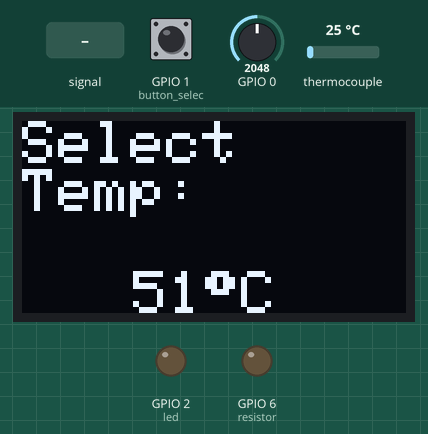
The sketch below on a simulated ESP32-S3. Shown: 128×64 one-colour display, output pins drawn as LEDs (lit = HIGH). The inputs (shaded band) are chosen by the test bench; at power-on: GPIO 1 (button_selec) HIGH, GPIO 0 = 2048, thermocouple 25 °C. What the sketch prints to the serial monitor is not drawn.

Above: at 2.0 s.
2.1 s: GPIO 1 (button_selec) pulled LOW for 3.2 s
At 3.0 s:
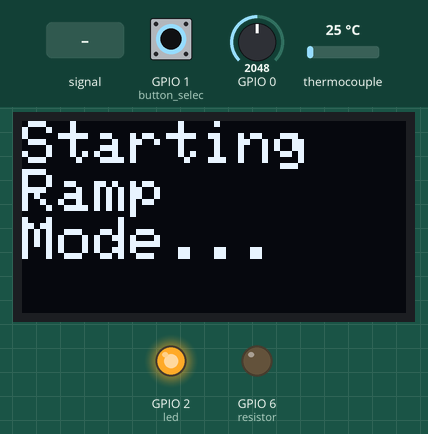
8.1 s: GPIO 0 fed a 2 Hz sine of ±1228 counts around its level
At 9.03 s:
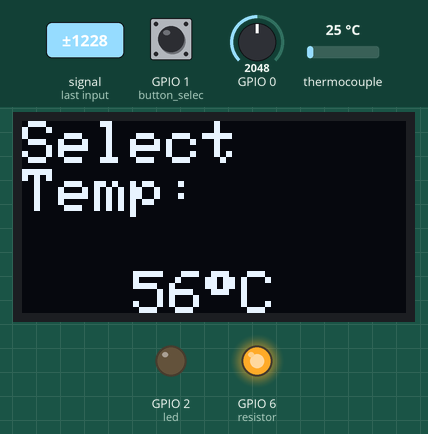
11.1 s: GPIO 0 set to 2866
At 12.1 s:
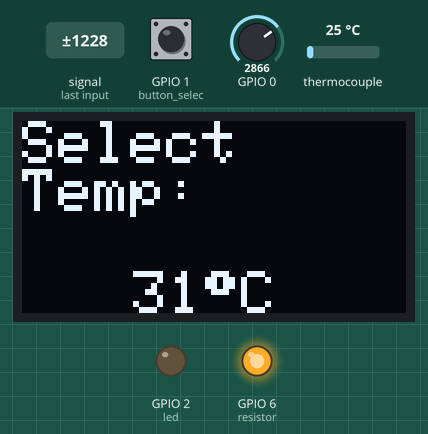
12.9 s: GPIO 1 (button_selec) pulled LOW for 1 s
At 16.4 s:
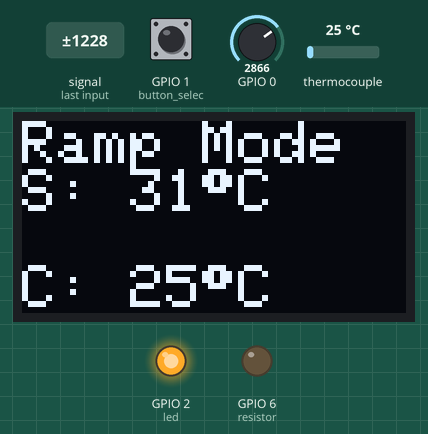
16.9 s: thermocouple set to 75 °C
At 18.1 s:
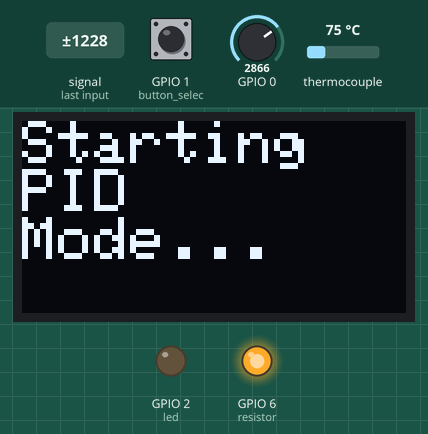
Timing chart, 0 to 40.7 s (numbered marks = the images above; inputs shaded):
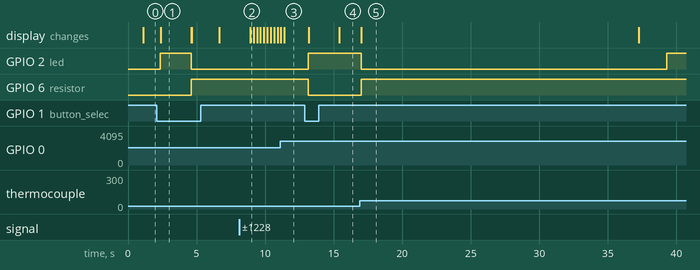

The sketch:

PID_Aram_Rev0.ino
```cpp
// Librarys
#include <Arduino.h>
#include <FunctionalInterrupt.h>
#include <Wire.h>
#include <Adafruit_GFX.h>
#include <Adafruit_SSD1306.h>
#include "max6675.h"

// Global constants
#define mean_times      2000              // Number of values used to calculate the mean
#define pot_read        0                 // Analog pin for the potentiometer
#define led             2                 // Led pin
#define button_selec    1                 // Selection button pin
#define deb_delay       50                // Debounce time (ms)
#define thermo_SO       5                 // MAX6675 SO pin
#define thermo_CS       3                 // MAX6675 CS pin
#define thermo_SCK      4                 // MAX6675 SCK pin
#define resistor        6                 // Resistor relay pin
#define pwm_res         8                 // PWM resolution (bits) 2^8 = 256
#define pwm_freq        30                // PWM frequency (Hz)
#define refresh_rate    200               // Program refresh rate (ms)
#define kp              2.5               // Proporcional error constant
#define ki              0.06              // Integration error constant
#define kd              0.8               // Differentiation error constant
#define tau             0.02              // Low pass filter constant
#define pid_i_lim_max   5                 // Maximum limit of the integrator
#define pid_i_lim_min   -5                // Minimum limit of the integrator
#define pid_lim_max     18                // Maximum limit of PID calculation
#define pid_lim_min     0                 // Minimum limit of PID calculation
#define SCREEN_WIDTH    128               // OLED display width, in pixels
#define SCREEN_HEIGHT   64                // OLED display height, in pixels
#define OLED_RESET      0                // Reset pin # (or -1 if sharing Arduino reset pin)
#define SCREEN_ADDRESS  0x3C              //< See datasheet for Address; 0x3D for 128x64, 0x3C for 128x32

// Global variables
float temp_selec_cal = 0;                 // Temperature (Celsius) for calculations selected by user
float temp_cal = 0;                       // Temperature (Celsius) for calculations provided by sensor
float last_temp_cal = 0;                  // Last Temperature (Celsius) provided by sensor
float pid_error = 0;                      // PID error
float last_pid_error = 0;                 // Last PID error
float pid_p = 0;                          // Proporcional error
float pid_i = 0;                          // Integration error
float pid_d = 0;                          // Differentiation error
float pid_out = 0;                        // Sum of PID error parts
int temp_selec_display = 0;               // Temperature (Celsius) for display selected by user
int temp_display = 0;                     // Temperature (Celsius) for display provided by sensor
int selec_mode = 0;                       // Mode selection
int led_count = 0;                        // Led counter blink
bool led_state = LOW;                     // Led state
bool button_selec_state = HIGH;           // Selection button state
bool button_selec_last_state = HIGH;      // Last selection button state
unsigned long last_deb_time = 0;          // Last time the output pin was toggled

// Functions declaration
float set_temp(int analog_port);
bool debounce(int button, bool button_state, bool button_last_state, int debounce_delay);
void button_selec_press(int press_time);
void temp_selec_mode(void);
void ramp_mode(void);
void pid_mode(void);
//void ARDUINO_ISR_ATTR isr();

// External devices initialization
MAX6675 thermocouple(thermo_SCK, thermo_CS, thermo_SO);
Adafruit_SSD1306 display(SCREEN_WIDTH, SCREEN_HEIGHT, &Wire, OLED_RESET);

// Setup routine
void setup() {

  // Initialize serial communication at 115200 bits per second
  Serial.begin(115200);

  // initialize oled display
  display.begin(SSD1306_SWITCHCAPVCC, SCREEN_ADDRESS);
  delay(100);
  display.clearDisplay();
  display.setTextSize(2);
  display.setTextColor(WHITE,BLACK);
  display.display();
  delay(100);

  // Start interruption on button_selec
  //attachInterrupt(button_selec, isr, FALLING);

  // Set frequency and bit resolution for the PWM
  ledcAttach(resistor, pwm_freq, pwm_res);

  // Initialize led as an OUTPUT and LOW
  pinMode(led, OUTPUT);
  digitalWrite(led, led_state);

  //  Initialize selection button as an input and enable the internal pull-up resistor
  pinMode(button_selec, INPUT_PULLUP);

  // Wait for all devices stabilize
  delay(refresh_rate * 3);

} // End of setup routine

// Loop routine
void loop(){

  switch (selec_mode){

    case 0:

      temp_selec_mode();
      break;

    case 1:

      ramp_mode();
      break;

    case 3:

      pid_mode();
      break;

  }

} // End of loop routine

// #1 - Temperature selection
float set_temp(int analog_port){

  int i = 0;
  float temp = 0;

  while(i <= mean_times){

    // Read the input on analog pin A0:
    int sensorValue = analogRead(analog_port);
    // Convert the analog reading (which goes from 0 - 4095) to a voltage (0 - 3.3V):
    float voltage = sensorValue * (3.3 / 4095);
    // Map the voltage across the temperature range using the following formula:
    // output = (input_value - input_min) * (output_max - output_min) / (input_max - input_min) + output_min
    float value_c = (voltage - 0) * (0 - 100) / (3.3 - 0) + 100;
    // Sum for mean calculation
    temp = temp + value_c;

    i++;

  }

  // Return the mean calculation
  return temp / mean_times;

} // End of function #1

// #2 - Debounce routine
bool debounce(int button, bool button_state, bool button_last_state, int debounce_delay){

  // Read the state of the button into a local variable
  bool read = digitalRead(button);

  // Check if the button changed status, due to noise or pressing
  if (read != button_last_state) {

    // Reset the debouncing timer
    last_deb_time = millis();

  }

  // Check if the reading has been present longer than the rebound delay.
  if ((millis() - last_deb_time) > debounce_delay) {

    // Check if the button state has changed
    if (read != button_state) {

      button_state = read;

    }
  }

  // Return the button state after debounce routine
  return button_state;

} // End of function #2

// #3 - Check selection button state
void button_selec_press(int press_time){

  // Read the state of the selection button and do a debounce routine (need to keep the button pressed for deb_delay+press_time to update)
  button_selec_state = debounce(button_selec, button_selec_state, button_selec_last_state, (deb_delay + press_time));
  // Save the reading of the last selection button state
  button_selec_last_state = digitalRead(button_selec);

} // End of function #3

// #4 - Temperature selection mode
void temp_selec_mode(void){

  // Stop interruption on button_selec
  //detachInterrupt(button_selec);

  // Set temperature from the potentiometer + correction
  temp_selec_cal = set_temp(pot_read) + 0.6;

  // Temperature limits
  if (temp_selec_cal > 100){

      temp_selec_cal = 100;

  }
  else if (temp_selec_cal <= 0.61){

    temp_selec_cal -= 0.6;

  }

  temp_selec_display = round(temp_selec_cal);

  Serial.print("Select Temperature: ");
  Serial.print(temp_selec_cal);
  Serial.println("°C");

  //Clear dislpay and print text
  display.clearDisplay();
  display.setCursor(0,0);
  display.println("Select");
  display.println("Temp:");
  display.setCursor(37,50);
  display.print(temp_selec_display);
  display.print((char)247);
  display.print("C");

  // Display the image
  display.display();

  // Read the state of the selection button with debounce
  button_selec_press(0);

  // Check if selection button has been pressed and switch to PID mode
  if(!button_selec_state){

    // Turn on led and resistor
    digitalWrite(led, !led_state);
    analogWrite(resistor, 0);
    led_count = 0;

    // Change mode and force button to HIGH to prevent error
    selec_mode = 1;
    button_selec_state = HIGH;

    Serial.println("Starting Temperature Ramp Up...");

    //Clear dislpay and print text
    display.clearDisplay();
    display.setCursor(0,0);
    display.println("Starting");
    display.println("Ramp");
    display.println("Mode...");

    // Display the image
    display.display();

    delay(refresh_rate * 10);

  }

} // End of function #4

// #5 - Ramp up mode
void ramp_mode(void){

  delay(refresh_rate);

  // Start interruption on button_selec
  //attachInterrupt(button_selec, isr, FALLING);

  // Get temperature from sensor
  temp_cal = thermocouple.readCelsius();
  temp_display = round(temp_cal);

  Serial.print("Temperature Selected: ");
  Serial.print(temp_selec_display);
  Serial.println("°C");

  Serial.print("Water Temperature = ");
  Serial.print(temp_display);
  Serial.println("°C");

  //Clear dislpay and print text
  display.clearDisplay();
  display.setCursor(0,0);
  display.println("Ramp Mode");
  display.print("S: ");
  display.print(temp_selec_display);
  display.print((char)247);
  display.println("C");
  display.println();
  display.print("C: ");
  display.print(temp_display);
  display.print((char)247);
  display.print("C");

  // Display the image
  display.display();

  // Read the state of the selection button with debounce
  button_selec_press(refresh_rate * 9);

  // Cancel ramp up mode and back to temperature selection mode
  if(!button_selec_state){

    // Turn off led and resistor
    digitalWrite(led, led_state);
    analogWrite(resistor, 255);

    // Change mode and force button to HIGH to prevent error
    selec_mode = 0;
    button_selec_state = HIGH;

    Serial.println("Canceling Ramping...");

    //Clear dislpay and print text
    display.clearDisplay();
    display.setCursor(0,0);
    display.println("Canceling");
    display.println("Ramp");
    display.print("Mode...");

    // Display the image
    display.display();

    delay(refresh_rate * 10);
    Serial.println("Starting Selection Mode...");

    //Clear dislpay and print text
    display.clearDisplay();
    display.setCursor(0,0);
    display.println("Starting");
    display.println("Selection");
    display.print("Mode...");

    // Display the image
    display.display();

    delay(refresh_rate * 10);

  }

  // Check if the target temperature has been reached and switch to PID mode.
  if(temp_cal > (temp_selec_cal - 4)){

    // Turn off led and resistor
    digitalWrite(led, led_state);
    analogWrite(resistor, 255);
    led_count = 0;

    // Change mode and force button to HIGH to prevent error
    selec_mode = 3;
    button_selec_state = HIGH;

    Serial.println("Starting PID Mode...");

    //Clear dislpay and print text
    display.clearDisplay();
    display.setCursor(0,0);
    display.println("Starting");
    display.println("PID");
    display.print("Mode...");

    // Display the image
    display.display();

    delay(refresh_rate * 100);

  }

} // End of function #5

// #6 - PID mode
void pid_mode(void){

  led_count++;

  delay(refresh_rate);

  // Start interruption on button_selec
  //attachInterrupt(button_selec, isr, FALLING);

  // Get temperature from sensor
  temp_cal = thermocouple.readCelsius();
  temp_display = round(temp_cal);

  // Current PID error
  pid_error = temp_selec_cal - temp_cal;

  // Proporcional error calculation
  pid_p = kp * pid_error;

  // Integration error calculation
  pid_i = pid_i + 0.5 * ki * refresh_rate * (pid_error + last_pid_error);

  // Anti-wind-up via integrator clamping
  if (pid_i > pid_i_lim_max){

      pid_i = pid_i_lim_max;

  }
  else if (pid_i < pid_i_lim_min){

    pid_i = pid_i_lim_min;

  }

  // Differentiation error calculation (band-limited differentiator)
  pid_d = - (2  * kd * (temp_cal - last_temp_cal)	+ (2 * tau - refresh_rate) * pid_d) / (2 * tau + refresh_rate);

  // PID output calculation and mapping to PWM limits
  pid_out = pid_p + pid_i + pid_d;
  pid_out = (pid_out - pid_lim_min) * (0 - 255) / (pid_lim_max - pid_lim_min) + 255;
  pid_out = round(pid_out);

  // Apply PID output limits
  if (pid_out > 255){

    pid_out = 255;

  }
  else if (pid_out < 0){

    pid_out = 0;

  }

  // Store error and measurement for later use
  last_pid_error = pid_error;
  last_temp_cal = temp_cal;

  // Set PWM for the resistor relay
  analogWrite(resistor, pid_out);

  Serial.print("Temperature Selected: ");
  Serial.print(temp_selec_display);
  Serial.println("°C");

  Serial.print("Water Temperature = ");
  Serial.print(temp_display);
  Serial.println("°C");

  //Clear dislpay and print text
  display.clearDisplay();
  display.setCursor(0,0);
  display.println("PID Mode");
  display.print("S: ");
  display.print(temp_selec_display);
  display.print((char)247);
  display.println("C");
  display.println();
  display.print("C: ");
  display.print(temp_display);
  display.print((char)247);
  display.print("C");

  // Display the image
  display.display();

  // Read the state of the selection button with debounce
  button_selec_press(refresh_rate * 9);

  // Cancel PID mode and back to temperature selection mode
  if(!button_selec_state){

    // Turn off led and resistor
    digitalWrite(led, led_state);
    analogWrite(resistor, 255);
    led_count = 0;

    // Change mode and force button to HIGH to prevent error
    selec_mode = 0;
    button_selec_state = HIGH;

    Serial.println("Canceling PID mode...");

    //Clear dislpay and print text
    display.clearDisplay();
    display.setCursor(0,0);
    display.println("Canceling");
    display.println("PID");
    display.print("Mode...");

    // Display the image
    display.display();

    delay(refresh_rate * 10);

    Serial.println("Starting Selection Mode...");

    //Clear dislpay and print text
    display.clearDisplay();
    display.setCursor(0,0);
    display.println("Starting");
    display.println("Selection");
    display.print("Mode...");

    // Display the image
    display.display();

    delay(refresh_rate * 10);

  }

  // Led blick routine
  if(led_count < 10){

    digitalWrite(led, led_state);

  }
  else if(led_count < 20 && led_count >= 10){

    digitalWrite(led, !led_state);

  }
  else{

    digitalWrite(led, led_state);
    led_count = 0;

  }

} // End of function #6

// Interruption routine
//void ARDUINO_ISR_ATTR isr(){


//} // End interruption
```

Measured:
- after the input at 2.1 s, GPIO 2 (led): LOW → HIGH after 0.26 s, → LOW 2.3 s later; GPIO 6 (resistor): LOW → HIGH after 2.5 s; the display: changes after 0.28 s (image 1)
- after the input at 8.1 s, the display: changes after 0.81 s (image 2)
- after the input at 11.1 s, the display: first changes after 0.06 s (image 3 shows a later state)
- after the input at 12.9 s, GPIO 2 (led): LOW → HIGH after 0.26 s; GPIO 6 (resistor): HIGH → LOW after 0.26 s; the display: first changes after 0.28 s (image 4 shows a later state)
- after the input at 16.9 s, GPIO 2 (led): HIGH → LOW after 0.10 s, → HIGH 22.3 s later; GPIO 6 (resistor): LOW → HIGH after 0.10 s; the display: first changes after 0.10 s (image 5 shows a later state)
- what the display in image 1 shows lasts 2.2 s, from 2.4 s to 4.6 s
